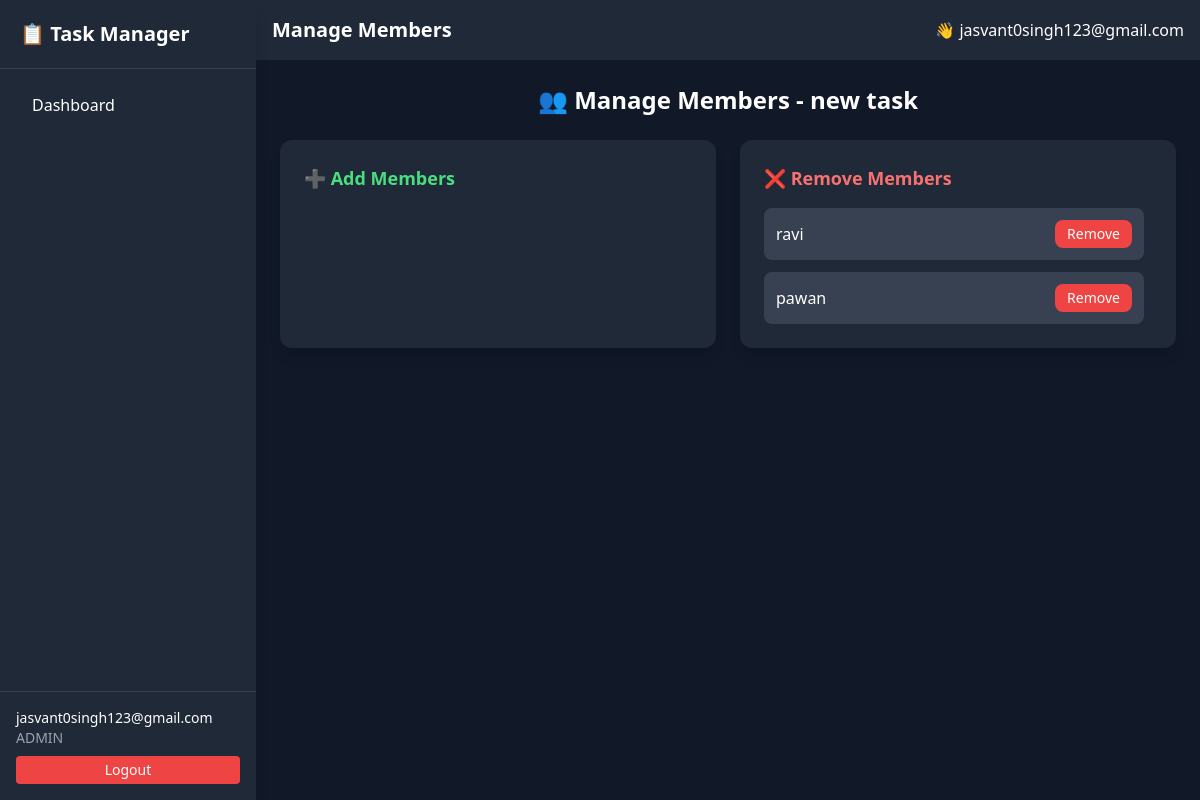
Screenshot of /project/1/members/ (signed in) with the database file from the repository.
### app/models.py (models this page shows, shortened)
class User(AbstractUser):
    ROLE_CHOICES = (
        ('ADMIN', 'Admin'),
        ('MEMBER', 'Member'),
    )
    role = models.CharField(max_length=10, choices=ROLE_CHOICES, default='MEMBER')

class Project(models.Model):
    name = models.CharField(max_length=255)
    description = models.TextField(blank=True)
    created_by = models.ForeignKey(User, on_delete=models.CASCADE, related_name='created_projects')
    members = models.ManyToManyField(User, related_name='projects')
    created_at = models.DateTimeField(auto_now_add=True)

### app/views.py (the view, shortened to what this page needs)
# urls.py: path('project/<int:project_id>/members/', manage_members, name="manage_members"),
@login_required
def manage_members(request, project_id):
    project = Project.objects.get(id=project_id)
    if request.user != project.created_by:
        return redirect("dashboard")
    users = User.objects.exclude(id=request.user.id)
    return render(request, "manage_members.html", {
        "project": project,
        "users": users
    })

### app/templates/manage_members.html (shortened to what this page needs)
{% extends "base.html" %}
{% block page_title %}Manage Members{% endblock %}
{% block content %}
<div class="max-w-5xl mx-auto">
    <h2 class="text-2xl font-bold mb-6 text-center">
        👥 Manage Members - {{ project.name }}
    </h2>
    <div class="grid md:grid-cols-2 gap-6">
        <div class="bg-gray-800 p-6 rounded-xl shadow-lg">
            <h3 class="text-lg font-semibold mb-4 text-green-400">
                ➕ Add Members
            </h3>
        </div>
        <div class="bg-gray-800 p-6 rounded-xl shadow-lg">
            <h3 class="text-lg font-semibold mb-4 text-red-400">
                ❌ Remove Members
            </h3>
            <div class="space-y-3 max-h-[400px] overflow-y-auto pr-2">
                {% for user in project.members.all %}
                    {% if user != request.user %}
                    <form method="POST" class="flex justify-between items-center bg-gray-700 p-3 rounded-lg hover:bg-gray-600 transition">
                        <span class="font-medium">
                            {{ user.username }}
                        </span>
                        <button class="bg-red-500 hover:bg-red-600 px-3 py-1 rounded-lg text-sm">
                            Remove
                        </button>
                    </form>
                    {% endif %}
                {% empty %}
                    <p class="text-gray-400">No members</p>
                {% endfor %}
            </div>
        </div>
    </div>
</div>
{% endblock %}

### app/templates/base.html (shortened to what this page needs)
{% load static tailwind_tags %}
<!DOCTYPE html>
<html lang="en">
<head>
    {% tailwind_css %}
</head>
<body x-data="{ sidebarOpen: false }" class="bg-gray-900 text-white">
<aside
    :class="sidebarOpen ? 'translate-x-0' : '-translate-x-full'"
    class="fixed md:translate-x-0 transform top-0 left-0 w-64 h-screen
           bg-gray-800 shadow-lg z-50 flex flex-col
           transition-transform duration-300">
    <div class="p-5 border-b border-gray-700">
        <h1 class="text-xl font-bold">📋 Task Manager</h1>
    </div>
    <nav class="flex-1 p-4 space-y-2">
        <a href="/dashboard/" class="block px-4 py-2 rounded hover:bg-gray-700">
            Dashboard
        </a>
    </nav>
    <div class="p-4 border-t border-gray-700 text-sm">
        <p>{{ request.user.username }}</p>
        <p class="text-gray-400">{{ request.user.role }}</p>
        <form method="post" action="{% url 'logout' %}">
            <button class="mt-2 bg-red-500 px-3 py-1 rounded w-full">
                Logout
            </button>
        </form>
    </div>
</aside>
<main class="md:ml-64 min-h-screen">
    <header class="bg-gray-800 p-4 flex justify-between items-center">
        <h2 class="text-xl font-bold">
            {% block page_title %}{% endblock %}
        </h2>
        <div>
            👋 {{ request.user.username }}
        </div>
    </header>
    <div class="p-6">
        {% block content %}{% endblock %}
    </div>
</main>
</body>
</html>

### rows the page displays
User: user.username "jasvant0singh123@gmail.com", user.role "ADMIN"
Project: name "new task"
User: username "ravi"
User: username "pawan"
